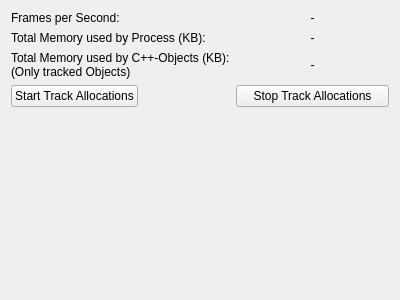
<?xml version="1.0" encoding="UTF-8"?>
<ui version="4.0">
 <class>Maditor::View::AppStatsWidget</class>
 <widget class="QWidget" name="Maditor::View::AppStatsWidget">
  <property name="geometry">
   <rect>
    <x>0</x>
    <y>0</y>
    <width>400</width>
    <height>300</height>
   </rect>
  </property>
  <property name="windowTitle">
   <string>Form</string>
  </property>
  <layout class="QFormLayout" name="formLayout">
   <item row="0" column="0">
    <widget class="QLabel" name="FPSLabel">
     <property name="text">
      <string>Frames per Second:</string>
     </property>
    </widget>
   </item>
   <item row="0" column="1">
    <widget class="QLabel" name="FPSValue">
     <property name="text">
      <string>-</string>
     </property>
     <property name="alignment">
      <set>Qt::AlignCenter</set>
     </property>
    </widget>
   </item>
   <item row="1" column="0">
    <widget class="QLabel" name="MemUsageLabel">
     <property name="text">
      <string>Total Memory used by Process (KB):</string>
     </property>
    </widget>
   </item>
   <item row="1" column="1">
    <widget class="QLabel" name="MemUsageValue">
     <property name="text">
      <string>-</string>
     </property>
     <property name="alignment">
      <set>Qt::AlignCenter</set>
     </property>
    </widget>
   </item>
   <item row="3" column="0">
    <widget class="QLabel" name="OgreMemoryLabel">
     <property name="text">
      <string>Total Memory used by C++-Objects (KB):
(Only tracked Objects)</string>
     </property>
    </widget>
   </item>
   <item row="3" column="1">
    <widget class="QLabel" name="OgreMemoryValue">
     <property name="text">
      <string>-</string>
     </property>
     <property name="alignment">
      <set>Qt::AlignCenter</set>
     </property>
    </widget>
   </item>
   <item row="4" column="0">
    <widget class="QPushButton" name="StartTrackAllocationsButton">
     <property name="text">
      <string>Start Track Allocations</string>
     </property>
    </widget>
   </item>
   <item row="4" column="1">
    <widget class="QPushButton" name="StopTrackAllocationsButton">
     <property name="sizePolicy">
      <sizepolicy hsizetype="Minimum" vsizetype="Fixed">
       <horstretch>0</horstretch>
       <verstretch>0</verstretch>
      </sizepolicy>
     </property>
     <property name="text">
      <string>Stop Track Allocations</string>
     </property>
    </widget>
   </item>
  </layout>
 </widget>
 <resources/>
 <connections/>
</ui>
